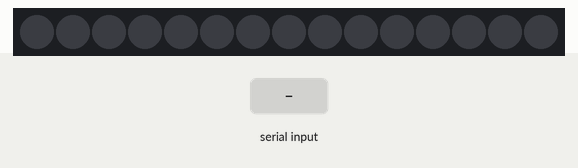
Recording of a sketch running on a simulated Arduino Uno, built with avr-gcc and run on an emulated ATmega328P. Shown: 15 RGB LEDs in strip order, left to right. The test bench sets the inputs (shaded band). Dim RGB values are drawn brighter than linear.

Above: at 1.2 s.
1.3 s: "2" received over Serial
At 1.57 s:
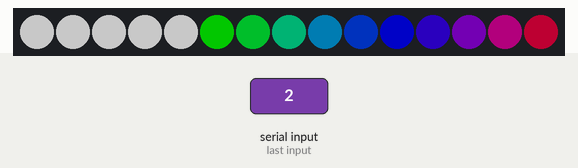
3.5 s: "1" received over Serial
At 3.88 s:
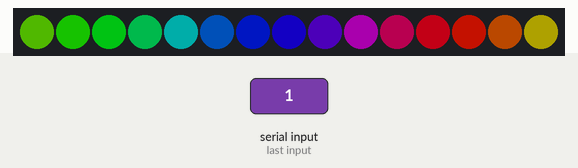
6.1 s: "0" received over Serial
At 7.1 s:
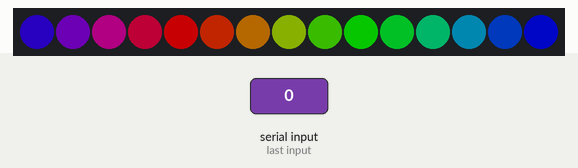
7.6 s: "1" received over Serial
At 7.76 s:
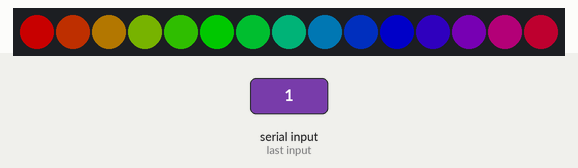
10.6 s: "0" received over Serial
At 11.2 s:
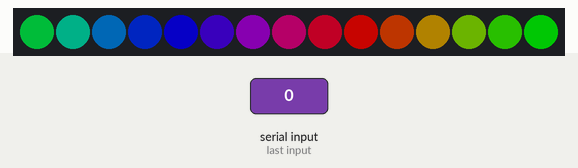
12.1 s: "#" received over Serial
At 13.3 s:
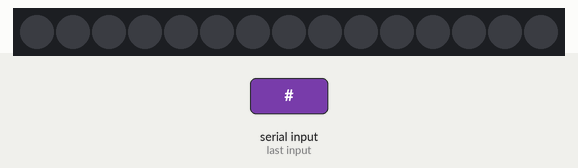
Timing chart, 0 to 14.6 s (numbered marks = the images above; inputs shaded):
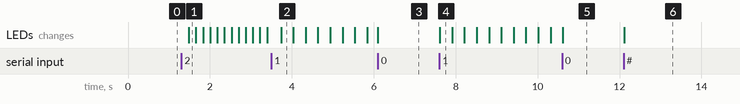

The sketch:

rgbw_led_digital_driver.ino
```cpp
#include <Adafruit_NeoPixel.h>

#ifdef __AVR__
  #include <avr/power.h>
#endif

#define DEBUG 1

#define PIN 6
#define NUM_LEDS 15

unsigned char brightness = 100;

byte neopix_gamma[] = {
    0,  0,  0,  0,  0,  0,  0,  0,  0,  0,  0,  0,  0,  0,  0,  0,
    0,  0,  0,  0,  0,  0,  0,  0,  0,  0,  0,  0,  1,  1,  1,  1,
    1,  1,  1,  1,  1,  1,  1,  1,  1,  2,  2,  2,  2,  2,  2,  2,
    2,  3,  3,  3,  3,  3,  3,  3,  4,  4,  4,  4,  4,  5,  5,  5,
    5,  6,  6,  6,  6,  7,  7,  7,  7,  8,  8,  8,  9,  9,  9, 10,
   10, 10, 11, 11, 11, 12, 12, 13, 13, 13, 14, 14, 15, 15, 16, 16,
   17, 17, 18, 18, 19, 19, 20, 20, 21, 21, 22, 22, 23, 24, 24, 25,
   25, 26, 27, 27, 28, 29, 29, 30, 31, 32, 32, 33, 34, 35, 35, 36,
   37, 38, 39, 39, 40, 41, 42, 43, 44, 45, 46, 47, 48, 49, 50, 50,
   51, 52, 54, 55, 56, 57, 58, 59, 60, 61, 62, 63, 64, 66, 67, 68,
   69, 70, 72, 73, 74, 75, 77, 78, 79, 81, 82, 83, 85, 86, 87, 89,
   90, 92, 93, 95, 96, 98, 99,101,102,104,105,107,109,110,112,114,
  115,117,119,120,122,124,126,127,129,131,133,135,137,138,140,142,
  144,146,148,150,152,154,156,158,160,162,164,167,169,171,173,175,
  177,180,182,184,186,189,191,193,196,198,200,203,205,208,210,213,
  215,218,220,223,225,228,231,233,236,239,241,244,247,249,252,255 };


Adafruit_NeoPixel strip = Adafruit_NeoPixel(NUM_LEDS, PIN, NEO_GRBW + NEO_KHZ800);


int prog1Intensity = 255;
int prog1Time = 20;

int prog2Intensity = 255;


//Program 2 varialbles
unsigned long prog2LastTime = 0;
int prog2Time = 75;
int prog2WhiteSpeed = 25;
int whiteLength = 5;
int head = whiteLength - 1;
int tail = 0;


int state;

char string[10];
int i = 0;

uint16_t led_i = 0, led_j = 0;

int ledStep = 0;
int ledState = 0;
bool ledStateReverse = 0;
bool ledClearState = 1;


unsigned long int sliderValueRGBW = 0;
unsigned char redSliderValue = 0;
unsigned char greenSliderValue = 0;
unsigned char blueSliderValue = 0;
unsigned char whiteSliderValue = 0;

void setup() {
  // This is for Trinket 5V 16MHz, you can remove these three lines if you are not using a Trinket
  #if defined (__AVR_ATtiny85__)
    if (F_CPU == 16000000) clock_prescale_set(clock_div_1);
  #endif
  // End of trinket special code

  strip.setBrightness(brightness);
  strip.begin();
  strip.show(); // Initialize all pixels to 'off'
  Serial.begin(9600);
}

void loop() {
  if(Serial.available()){
    i = 0;
    delayMicroseconds(10000);
    while(Serial.available()){
      string[i++] = Serial.read();
    }
    string[i] = '\0';
    if(string[0] == '#'){
      sliderRGBW();
      state = -1;
    }
    else if(string[0] == 'B'){
      //Serial.println("Brightness set");
      setBrightnessString();
    }
    else if(string[0] == '0'){
      state = 0;
      ledClearState = 1;
      //Serial.println("Program stop");
    }
    else if(string[0] == '1'){
      state = 1;
      ledClearState = 1;
      //Serial.println("Program 1 start");
    }
    else if(string[0] == '2'){
      state = 2;
      ledClearState = 1;
      //Serial.println("Program 2 start");
    }
    else
      state = -2;
    }

  switch (state){
    case 0:
      //clearLeds();
      state = -1;
      break;
    case 1:
      prog1();
      break;
    case 2:
      prog2();
      break;
    case -1:
      //do nothing
      break;
    case -2:
      //Serial.println("Error incorrect command!");
      state = 0;
      break;
    default:
      //Serial.println("Warning no command!");
      state = 0;
      break;
  }

}


void clearString()
{
  string[0] = '\0';
  string[1] = '\0';
  string[2] = '\0';
  string[3] = '\0';
  string[4] = '\0';
  string[5] = '\0';
  string[6] = '\0';
  string[7] = '\0';
  string[8] = '\0';
  string[9] = '\0';
}


//fade to colour r->g->b->w
void prog1(){
  if(ledClearState == 1){
    ledState = 0;
    ledStep = 0;
    ledClearState = 0;
    //clearLeds();
    led_i=0;
    led_j=0;
  }
  else{
    if(led_j >= 256 * 5){ // 5 cycles of all colors on wheel
      led_j = 0;}
    else{
      led_j++;}
  }
  for(led_i=0; led_i< strip.numPixels(); led_i++) {
    strip.setPixelColor(led_i, Wheel(((led_i * 256 / strip.numPixels()) + led_j) & 255));
  }
  strip.show();
  delay(1);
}


void prog2(){
 if(ledClearState == 1){
    ledState = 0;
    ledStep = 0;
    ledClearState = 0;
    //clearLeds();
    led_i=0;
    led_j=0;
    head = whiteLength - 1;
        tail = 0;
  }
  else{
    if(millis() - prog2LastTime > prog2WhiteSpeed) {
      head++;
      tail++;
      if(head == strip.numPixels()){
        head = whiteLength - 1;
        tail = 0;
      }
      prog2LastTime = millis();
      strip.show();
    }


  }

  for(led_j=0; led_j<256; led_j++) {
    for(led_i=0; led_i<strip.numPixels(); led_i++) {
      if((led_i >= tail && led_i <= head) || (tail > head && led_i >= tail) || (tail > head && led_i <= head) ){
        strip.setPixelColor(led_i, strip.Color(0,0,0, 255 ) );
      }
      else{
        strip.setPixelColor(led_i, Wheel(((led_i * 256 / strip.numPixels()) + led_j) & 255));
      }
    }
  }


}

void setBrightnessString(){
  string[0] = string[1];
  string[1] = string[2];
  string[2] = '\0';
  brightness = (unsigned char)strtoul(string, NULL, 16);
  //Serial.print("Brightness: ");Serial.println(brightness);
  strip.setBrightness(brightness);
  strip.show();
}

void sliderRGBW(){
  string[0] = string[1];
  string[1] = string[2];
  string[2] = string[3];
  string[3] = string[4];
  string[4] = string[5];
  string[5] = string[6];
  string[6] = string[7];
  string[7] = string[8];
  string[8] = '\0';

  unsigned long sliderValueRGBW = (unsigned long)strtoul(string, NULL, 16);
  redSliderValue =  (sliderValueRGBW >> 24) & 0xFF;
  greenSliderValue =  (sliderValueRGBW >> 16) & 0xFF;
  blueSliderValue =  (sliderValueRGBW >> 8) & 0xFF;
  whiteSliderValue =  sliderValueRGBW & 0xFF;

  for(uint16_t i=0; i<strip.numPixels(); i++) {
    strip.setPixelColor(i, strip.Color(redSliderValue, greenSliderValue, blueSliderValue, whiteSliderValue ) );
  }
  strip.show();
  //Serial.print("Red: ");Serial.print(redSliderValue);Serial.print("\tGreen: ");Serial.print(greenSliderValue);Serial.print("\tBlue: ");Serial.print(blueSliderValue);Serial.print("\tWhite: ");Serial.println(whiteSliderValue);
}


// Fill the dots one after the other with a color
void colorWipe(uint32_t c, uint8_t wait) {
  for(uint16_t i=0; i<strip.numPixels(); i++) {
    strip.setPixelColor(i, c);
    strip.show();
    delay(wait);
  }
}

void pulseWhite(uint8_t wait) {
  for(int j = 0; j < 256 ; j++){
      for(uint16_t i=0; i<strip.numPixels(); i++) {
          strip.setPixelColor(i, strip.Color(0,0,0, neopix_gamma[j] ) );
        }
        delay(wait);
        strip.show();
      }

  for(int j = 255; j >= 0 ; j--){
      for(uint16_t i=0; i<strip.numPixels(); i++) {
          strip.setPixelColor(i, strip.Color(0,0,0, neopix_gamma[j] ) );
        }
        delay(wait);
        strip.show();
      }
}


void rainbowFade2White(uint8_t wait, int rainbowLoops, int whiteLoops) {
  float fadeMax = 100.0;
  int fadeVal = 0;
  uint32_t wheelVal;
  int redVal, greenVal, blueVal;

  for(int k = 0 ; k < rainbowLoops ; k ++){

    for(int j=0; j<256; j++) { // 5 cycles of all colors on wheel

      for(int i=0; i< strip.numPixels(); i++) {

        wheelVal = Wheel(((i * 256 / strip.numPixels()) + j) & 255);

        redVal = red(wheelVal) * float(fadeVal/fadeMax);
        greenVal = green(wheelVal) * float(fadeVal/fadeMax);
        blueVal = blue(wheelVal) * float(fadeVal/fadeMax);

        strip.setPixelColor( i, strip.Color( redVal, greenVal, blueVal ) );

      }

      //First loop, fade in!
      if(k == 0 && fadeVal < fadeMax-1) {
          fadeVal++;
      }

      //Last loop, fade out!
      else if(k == rainbowLoops - 1 && j > 255 - fadeMax ){
          fadeVal--;
      }

        strip.show();
        delay(wait);
    }

  }


  delay(500);


  for(int k = 0 ; k < whiteLoops ; k ++){

    for(int j = 0; j < 256 ; j++){

        for(uint16_t i=0; i < strip.numPixels(); i++) {
            strip.setPixelColor(i, strip.Color(0,0,0, neopix_gamma[j] ) );
          }
          strip.show();
        }

        delay(2000);
    for(int j = 255; j >= 0 ; j--){

        for(uint16_t i=0; i < strip.numPixels(); i++) {
            strip.setPixelColor(i, strip.Color(0,0,0, neopix_gamma[j] ) );
          }
          strip.show();
        }
  }

  delay(500);


}

void whiteOverRainbow(uint8_t wait, uint8_t whiteSpeed, uint8_t whiteLength ) {

  if(whiteLength >= strip.numPixels()) whiteLength = strip.numPixels() - 1;

  int head = whiteLength - 1;
  int tail = 0;

  int loops = 3;
  int loopNum = 0;

  static unsigned long lastTime = 0;


  while(true){
    for(int j=0; j<256; j++) {
      for(uint16_t i=0; i<strip.numPixels(); i++) {
        if((i >= tail && i <= head) || (tail > head && i >= tail) || (tail > head && i <= head) ){
          strip.setPixelColor(i, strip.Color(0,0,0, 255 ) );
        }
        else{
          strip.setPixelColor(i, Wheel(((i * 256 / strip.numPixels()) + j) & 255));
        }

      }

      if(millis() - lastTime > whiteSpeed) {
        head++;
        tail++;
        if(head == strip.numPixels()){
          loopNum++;
        }
        lastTime = millis();
      }

      if(loopNum == loops) return;

      head%=strip.numPixels();
      tail%=strip.numPixels();
        strip.show();
        delay(wait);
    }
  }

}
void fullWhite() {

    for(uint16_t i=0; i<strip.numPixels(); i++) {
        strip.setPixelColor(i, strip.Color(0,0,0, 255 ) );
    }
      strip.show();
}


// Slightly different, this makes the rainbow equally distributed throughout
void rainbowCycle(uint8_t wait) {
  uint16_t i, j;

  for(j=0; j<256 * 5; j++) { // 5 cycles of all colors on wheel
    for(i=0; i< strip.numPixels(); i++) {
      strip.setPixelColor(i, Wheel(((i * 256 / strip.numPixels()) + j) & 255));
    }
    strip.show();
    delay(wait);
  }
}

void rainbow(uint8_t wait) {
  uint16_t i, j;

  for(j=0; j<256; j++) {
    for(i=0; i<strip.numPixels(); i++) {
      strip.setPixelColor(i, Wheel((i+j) & 255));
    }
    strip.show();
    delay(wait);
  }
}

// Input a value 0 to 255 to get a color value.
// The colours are a transition r - g - b - back to r.
uint32_t Wheel(byte WheelPos) {
  WheelPos = 255 - WheelPos;
  if(WheelPos < 85) {
    return strip.Color(255 - WheelPos * 3, 0, WheelPos * 3,0);
  }
  if(WheelPos < 170) {
    WheelPos -= 85;
    return strip.Color(0, WheelPos * 3, 255 - WheelPos * 3,0);
  }
  WheelPos -= 170;
  return strip.Color(WheelPos * 3, 255 - WheelPos * 3, 0,0);
}

uint8_t red(uint32_t c) {
  return (c >> 16);
}
uint8_t green(uint32_t c) {
  return (c >> 8);
}
uint8_t blue(uint32_t c) {
  return (c);
}
```

Measured:
- after the input at 1.3 s, the LEDs: change after 0.18 s (image 1)
- after the input at 3.5 s, the LEDs: change after 0.24 s (image 2)
- after the input at 6.1 s, the LEDs: change at once (image 3)
- after the input at 7.6 s, the LEDs: change at once (image 4)
- after the input at 10.6 s, the LEDs: change at once (image 5)
- after the input at 12.1 s, the LEDs: change at once (image 6)
